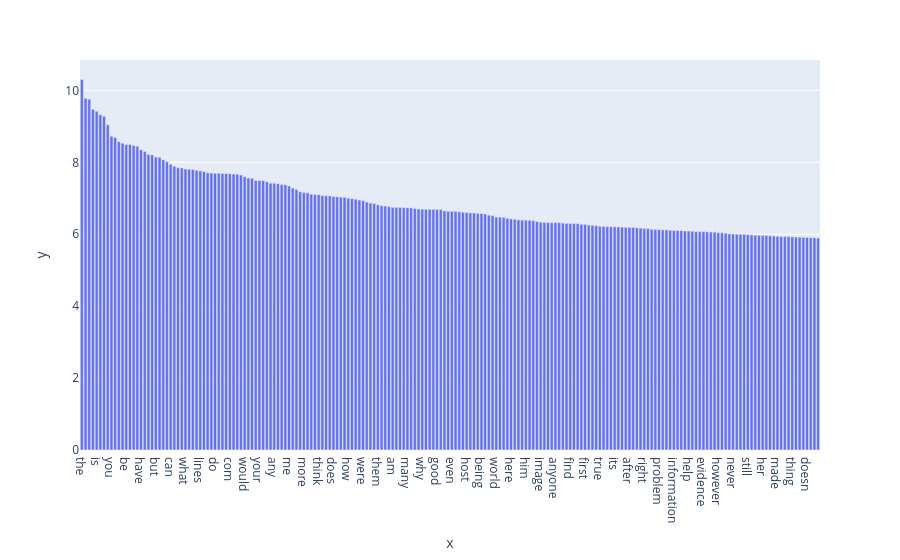

Notebook code cell kept with this figure:
### Markdown cell above
### >>> **Exercise 15 (take home):** 
You can copy the code from the previous exercise and change the 'term_frequencies' variable for the 'term_frequencies_log', comment about the differences that you observe and talk about other possible insights that we can get from a log distribution.

### Code cell
# Answer here
indices = np.argsort(term_frequencies)
sorted_term_frequencies = term_frequencies[indices][::-1]
sorted_term_frequencies_log = [math.log(i) for i in sorted_term_frequencies]
terms = count_vect.get_feature_names_out()[indices][::-1]

fig = px.bar(x=terms[:200], y=sorted_term_frequencies_log[:200])
fig.show()

""" The logarithmic transformation reduces the skewness caused by the outliers and make it easier to compare the relative importance of terms with lower frequencies.
And it is easier to visualize data that spans several order of magnitude."""

### Figure 1 — Plotly figure (JSON) as saved in the notebook; plotly's stock layout.template omitted (floating-point values rounded to 4 significant figures; data arrays with more than 128 entries replaced by an {"elided": "..."} marker saying what was removed)
{"data": [{"alignmentgroup": "True", "hovertemplate": "x=%{x}<br>y=%{y}<extra></extra>", "legendgroup": "", "marker": {"color": "#636efa", "pattern": {"shape": ""}}, "name": "", "offsetgroup": "", "orientation": "v", "showlegend": false, "textposition": "auto", "type": "bar", "x": {"elided": "200 str values"}, "xaxis": "x", "y": {"elided": "200 float values"}, "yaxis": "y"}], "layout": {"barmode": "relative", "legend": {"tracegroupgap": 0}, "margin": {"t": 60}, "xaxis": {"anchor": "y", "domain": [0, 1], "title": {"text": "x"}}, "yaxis": {"anchor": "x", "domain": [0, 1], "title": {"text": "y"}}}}
